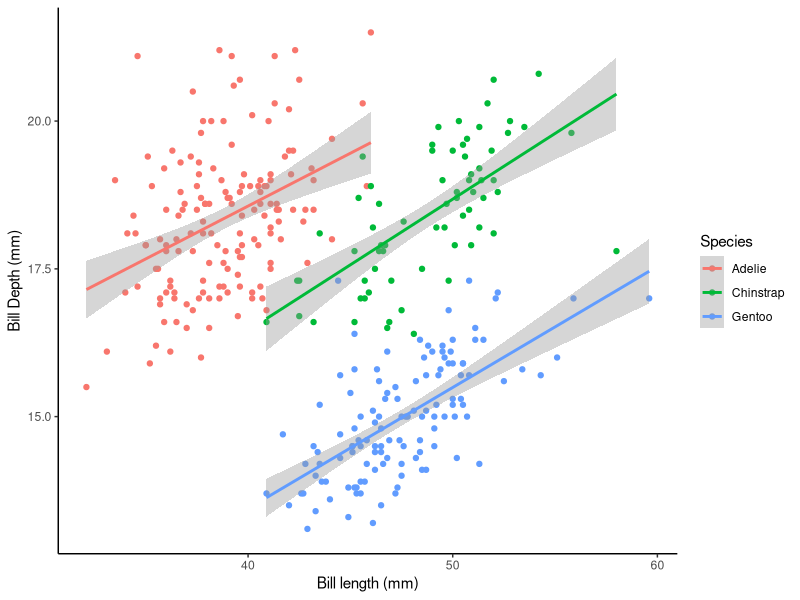

R code for this plot:
## ---- chunk 1
knitr::opts_chunk$set(
	echo = TRUE,
	message = FALSE,
	warning = FALSE
)
## ---- chunk 2
library(here)
library(tidyverse)
library(palmerpenguins)
## ---- chunk 3
glimpse(penguins) # Look at penguin data
View(penguins) # View penguion data
## ---- chunk 4
penguins %>% #using penguin data set
  ggplot(aes(x = bill_length_mm, 
             y = bill_depth_mm,
             color = species)) +
  geom_point() +
  geom_smooth(method = "lm") + #add a linear regression
  labs(x = "Bill length (mm)",
       y = "Bill Depth (mm)",
       color = "Species") +
  theme_classic()
  
